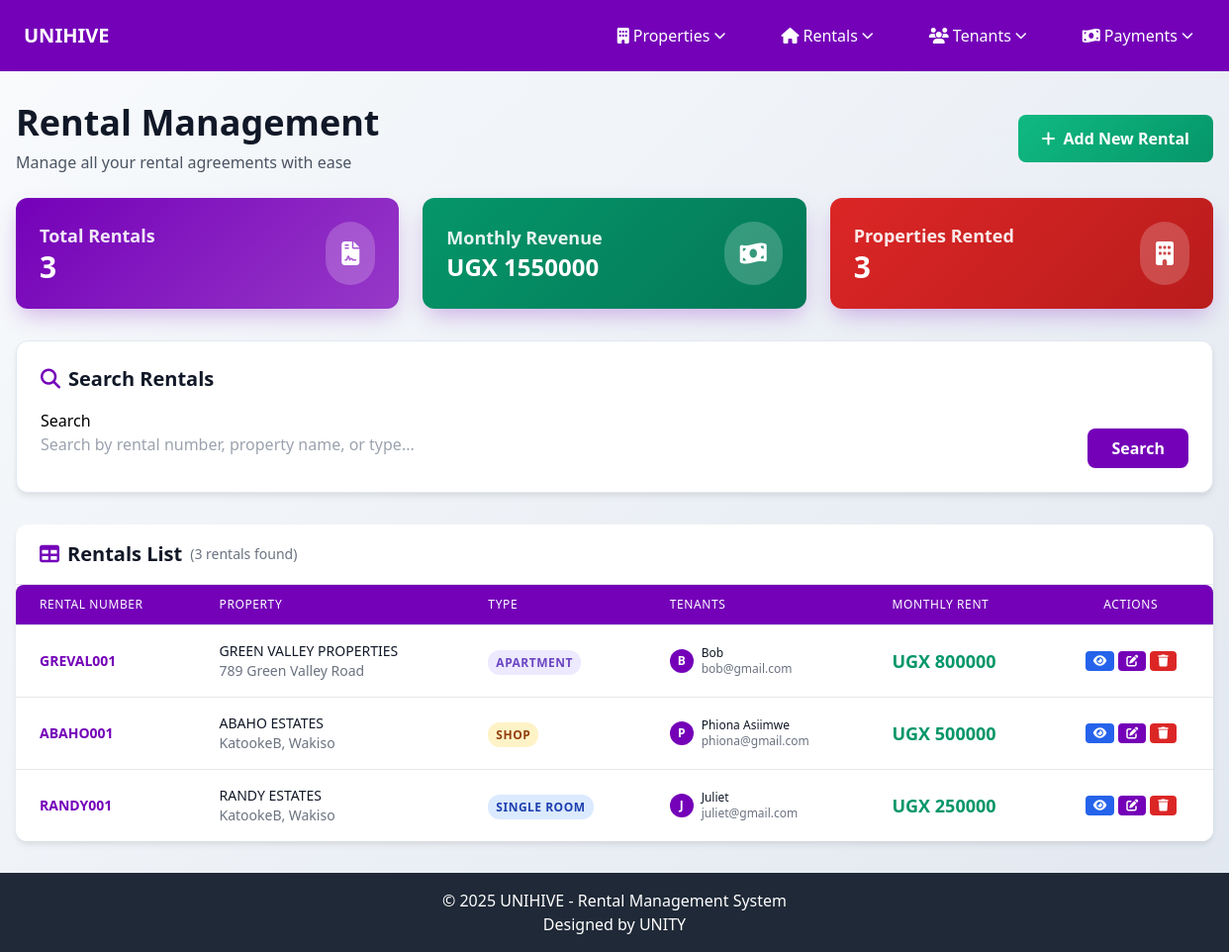
The app's page /rentals/, older data.
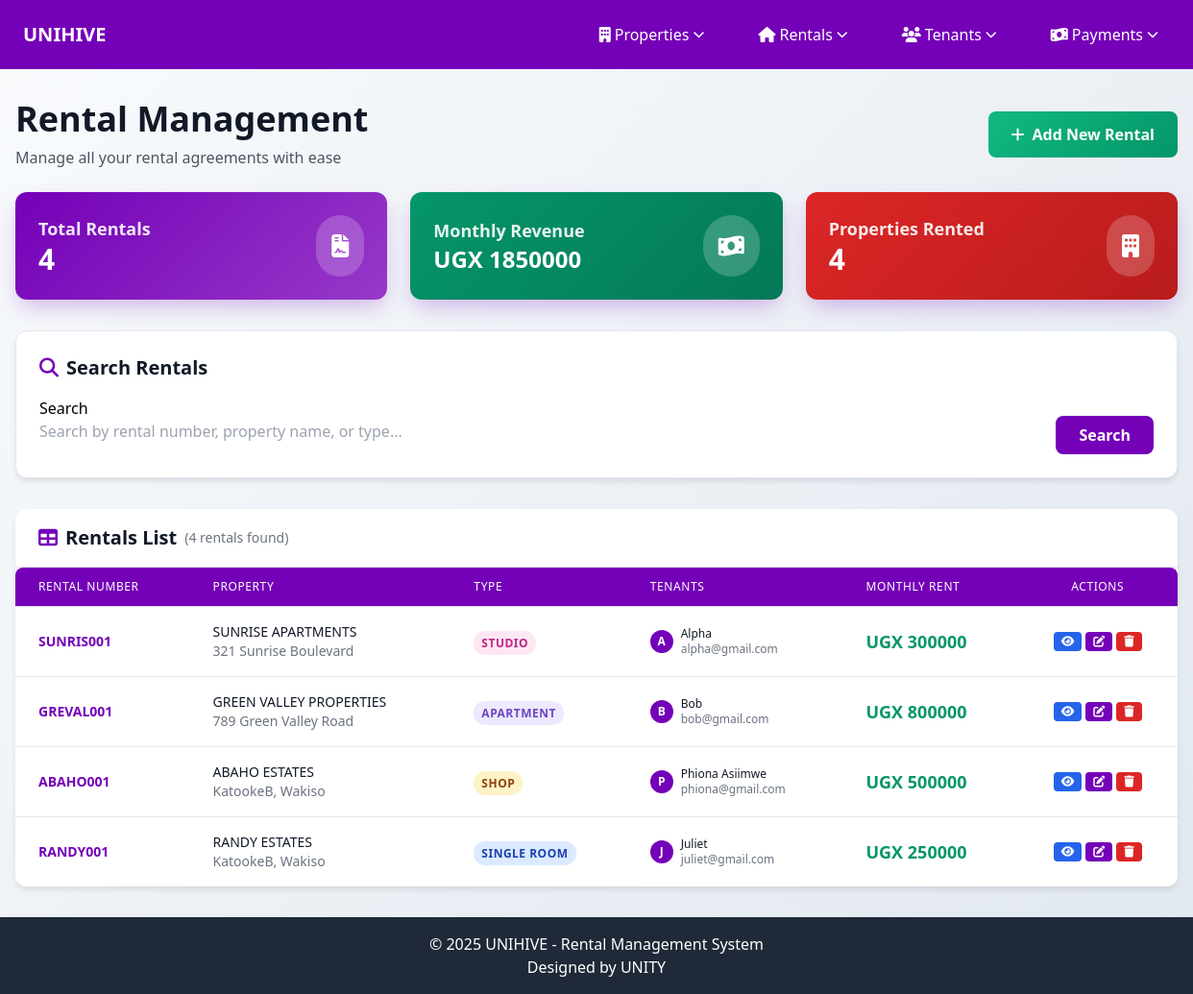
The same page, newer data.
### rentals/models.py (models this page shows, shortened)
class Rental(models.Model):
    rental_number = models.CharField(max_length=20, unique=True, blank=True)
    rental_type = models.CharField(max_length=50, choices=RENTAL_TYPES)
    property = models.ForeignKey('properties.Property', on_delete=models.CASCADE)
    monthly_rent_amount = models.DecimalField(max_digits=10, decimal_places=2)

### properties/models.py (models this page shows, shortened)
class Property(models.Model):
    property_id = models.CharField(max_length=20, unique=True, blank=True)
    property_name = models.CharField(max_length=100)
    address = models.CharField(max_length=255)

### tenants/models.py (models this page shows, shortened)
class Tenant(models.Model):
    name = models.CharField(max_length=30)
    email = models.EmailField(unique=True)
    phone_number = models.CharField(max_length=15)
    nin_number = models.CharField(max_length=20, unique=True)
    emergency_contact_name = models.CharField(max_length=60)
    emergency_contact_phone = models.CharField(max_length=15)
    rental = models.ForeignKey('rentals.Rental', on_delete=models.CASCADE, related_name='rental_tenants')
    tenant_property = models.ForeignKey('properties.Property', on_delete=models.CASCADE)
    move_in_date = models.DateField()
    rent_amount = models.DecimalField(max_digits=10, decimal_places=2)

### rentals/views.py (the view)
# urls.py: path('', views.rental_list, name='rental_list'),
def rental_list(request):
    form = RentalSearchForm(request.GET)
    rentals = Rental.objects.select_related('property').prefetch_related('rental_tenants').all().order_by('-id')
    if form.is_valid():
        search_query = form.cleaned_data.get('search')
        if search_query:
            rentals = rentals.filter(
                models.Q(rental_number__icontains=search_query) |
                models.Q(property__property_name__icontains=search_query) |
                models.Q(rental_type__icontains=search_query)
            )
    total_rentals = rentals.count()
    total_monthly_revenue = rentals.aggregate(total=Sum('monthly_rent_amount'))['total'] or 0
    unique_properties_count = rentals.values('property').distinct().count()
    paginator = Paginator(rentals, 10)  # Show 10 rentals per page
    page_number = request.GET.get('page')
    rentals_page = paginator.get_page(page_number)
    context = {
        'rentals': rentals_page,
        'search_form': form,
        'total_rentals': total_rentals,
        'total_monthly_revenue': total_monthly_revenue,
        'unique_properties_count': unique_properties_count,
    }
    return render(request, 'rentalslist.html', context)

### rentals/forms.py
class RentalSearchForm(forms.Form):
    search = forms.CharField(
        max_length=100,
        required=False,
        widget=forms.TextInput(attrs={
            'placeholder': 'Search by rental number, property name, or type...',
            'class': 'w-full px-4 py-2 border border-gray-300 rounded-lg focus:ring-2 focus:ring-Unity-Purple5 focus:border-Unity-Purple5'
        })
    )
    def __init__(self, *args, **kwargs):
        super().__init__(*args, **kwargs)
        self.helper = FormHelper()
        self.helper.form_method = 'get'
        self.helper.form_class = 'flex items-end space-x-2'
        self.helper.layout = Layout(
            Div(
                Field('search', css_class='w-full'),
                css_class='flex-1'
            ),
            Submit('submit', 'Search', css_class='bg-Unity-Purple hover:bg-Unity-purple2 text-white font-bold py-2 px-6 rounded-lg transition duration-200')
        )

### rentals/templates/rentalslist.html (shortened to what the changed rows need)
{% extends 'base.html' %}
{% load django_tables2 %}
{% load crispy_forms_tags %}
{% block content %}
<div class="rental-container py-8 px-4">
    <div class="max-w-7xl mx-auto">
        <div class="fade-in mb-8">
            <div class="flex flex-col lg:flex-row justify-between items-start lg:items-center gap-4 mb-6">
                <div>
                    <h1 class="text-4xl font-bold text-gray-900 mb-2">Rental Management</h1>
                </div>
            </div>
            <div class="grid grid-cols-1 md:grid-cols-3 gap-6 mb-8">
                <div class="stats-card p-6 text-white">
                    <div class="flex items-center justify-between">
                        <div>
                            <h3 class="text-lg font-semibold opacity-90">Total Rentals</h3>
                            <p class="text-3xl font-bold">{{ total_rentals }}</p>
                        </div>
                    </div>
                </div>
                <div class="stats-card p-6 text-white" style="background: linear-gradient(135deg, #059669 0%, #047857 100%);">
                    <div class="flex items-center justify-between">
                        <div>
                            <h3 class="text-lg font-semibold opacity-90">Monthly Revenue</h3>
                            <p class="text-2xl font-bold">UGX {{ total_monthly_revenue|floatformat:0|default:"0" }}</p>
                        </div>
                    </div>
                </div>
                <div class="stats-card p-6 text-white" style="background: linear-gradient(135deg, #dc2626 0%, #b91c1c 100%);">
                    <div class="flex items-center justify-between">
                        <div>
                            <h3 class="text-lg font-semibold opacity-90">Properties Rented</h3>
                            <p class="text-3xl font-bold">{{ unique_properties_count }}</p>
                        </div>
                    </div>
                </div>
            </div>
        </div>
        <div class="table-container fade-in">
            <div class="px-6 py-4 border-b border-gray-200">
                <h3 class="text-xl font-semibold text-gray-900 flex items-center">
                    <i class="fas fa-table mr-2 text-Unity-Purple"></i>
                    Rentals List
                    {% if rentals %}
                        <span class="ml-2 text-sm font-normal text-gray-500">
                            ({{ total_rentals }} rentals found)
                        </span>
                    {% endif %}
                </h3>
            </div>
            {% if rentals %}
                <div class="overflow-x-auto">
                    <table class="min-w-full divide-y divide-gray-200 bg-white shadow-lg rounded-lg overflow-hidden">
                        <thead class="bg-Unity-Purple">
                            <tr>
                                <th class="px-6 py-3 text-left text-xs font-medium text-white uppercase tracking-wider">Rental Number</th>
                                <th class="px-6 py-3 text-left text-xs font-medium text-white uppercase tracking-wider">Property</th>
                                <th class="px-6 py-3 text-left text-xs font-medium text-white uppercase tracking-wider">Type</th>
                                <th class="px-6 py-3 text-left text-xs font-medium text-white uppercase tracking-wider">Tenants</th>
                                <th class="px-6 py-3 text-left text-xs font-medium text-white uppercase tracking-wider">Monthly Rent</th>
                                <th class="px-6 py-3 text-center text-xs font-medium text-white uppercase tracking-wider">Actions</th>
                            </tr>
                        </thead>
                        <tbody class="bg-white divide-y divide-gray-200">
                            {% for rental in rentals %}
                            <tr class="hover:bg-gray-50 transition-colors duration-200">
                                <td class="px-6 py-4 whitespace-nowrap text-sm font-bold text-Unity-Purple">
                                    {{ rental.rental_number }}
                                </td>
                                <td class="px-6 py-4 whitespace-nowrap">
                                    <div class="text-sm font-medium text-gray-900">{{ rental.property.property_name }}</div>
                                    <div class="text-sm text-gray-500 max-w-xs truncate" title="{{ rental.property.address }}">
                                        {{ rental.property.address }}
                                    </div>
                                </td>
                                <td class="px-6 py-4 whitespace-nowrap">
                                    {% if rental.rental_type == 'SINGLE_ROOM' %}
                                        <span class="rental-badge badge-single-room">Single Room</span>
                                    {% elif rental.rental_type == 'DOUBLE_ROOM' %}
                                        <span class="rental-badge badge-double-room">Double Room</span>
                                    {% elif rental.rental_type == 'SHOP' %}
                                        <span class="rental-badge badge-shop">Shop</span>
                                    {% elif rental.rental_type == 'APARTMENT' %}
                                        <span class="rental-badge badge-apartment">Apartment</span>
                                    {% elif rental.rental_type == 'HOUSE' %}
                                        <span class="rental-badge badge-house">House</span>
                                    {% elif rental.rental_type == 'STUDIO' %}
                                        <span class="rental-badge badge-studio">Studio</span>
                                    {% else %}
                                        <span class="rental-badge" style="background-color: #f3f4f6; color: #374151;">{{ rental.get_rental_type_display }}</span>
                                    {% endif %}
                                </td>
                                <td class="px-6 py-4 whitespace-nowrap">
                                    {% with rental.rental_tenants.all as tenants %}
                                        {% if tenants %}
                                            <div class="space-y-1">
                                                {% for tenant in tenants %}
                                                    <div class="flex items-center">
                                                        <div class="flex-shrink-0 h-6 w-6">
                                                            <div class="h-6 w-6 rounded-full bg-Unity-Purple flex items-center justify-center">
                                                                <span class="text-white font-semibold text-xs">{{ tenant.name|first|upper }}</span>
                                                            </div>
                                                        </div>
                                                        <div class="ml-2">
                                                            <div class="text-xs font-medium text-gray-900">{{ tenant.name }}</div>
                                                            <div class="text-xs text-gray-500">{{ tenant.email }}</div>
                                                        </div>
                                                    </div>
                                                {% endfor %}
                                            </div>
                                        {% else %}
                                            <div class="text-sm text-gray-400 italic">
                                                <i class="fas fa-user-slash mr-1"></i>
                                                No tenants assigned
                                            </div>
                                        {% endif %}
                                    {% endwith %}
                                </td>
                                <td class="px-6 py-4 whitespace-nowrap">
                                    <div class="currency-amount text-lg">
                                        UGX {{ rental.monthly_rent_amount|floatformat:0 }}
                                    </div>
                                </td>
                                <td class="px-6 py-4 whitespace-nowrap text-center">
                                    <div class="flex space-x-1 justify-center">
                                        <button type="button"
                                                class="inline-flex items-center px-2 py-1 text-xs font-medium rounded text-white bg-blue-600 hover:bg-blue-700 transition-all duration-200 transform hover:scale-105"
                                                onclick="openViewModal('{{ rental.pk }}', '{{ rental.rental_number|escapejs }}', '{{ rental.property.property_name|escapejs }}', '{{ rental.get_rental_type_display|escapejs }}', '{{ rental.monthly_rent_amount|floatformat:0 }}', '{{ rental.property.address|escapejs }}')"
                                                title="View Rental">
                                            <i class="fas fa-eye"></i>
                                        </button>
                                        <a href="{% url 'rentals:rental_edit' rental.pk %}"
                                           class="inline-flex items-center px-2 py-1 text-xs font-medium rounded text-white bg-Unity-Purple hover:bg-Unity-purple2 transition-all duration-200 transform hover:scale-105"
                                           title="Edit Rental">
                                            <i class="fas fa-edit"></i>
                                        </a>
                                        <button type="button"
                                                class="inline-flex items-center px-2 py-1 text-xs font-medium rounded text-white bg-red-600 hover:bg-red-700 transition-all duration-200 transform hover:scale-105"
                                                onclick="openDeleteModal('{{ rental.pk }}', '{{ rental.rental_number|escapejs }}')"
                                                title="Delete Rental">
                                            <i class="fas fa-trash"></i>
                                        </button>
                                    </div>
                                </td>
                            </tr>
                            {% endfor %}
                        </tbody>
                    </table>
                </div>
            {% endif %}
        </div>
    </div>
</div>
{% endblock %}

Row changes from the older to the newer data that the page shows:
added Rental: rental_number "SUNRIS001", property.property_name "SUNRISE APARTMENTS", property.address "321 Sunrise Boulevard", rental_type "STUDIO", monthly_rent_amount "300000"
added Tenant: name|first "A", name "Alpha", email "alpha@gmail.com", shown under "SUNRIS001"
Text that changed along with them:
{{ total_rentals }}: "3" → "4"
{{ total_monthly_revenue|floatformat:0|default:"0" }}: "1550000" → "1850000"
{{ unique_properties_count }}: "3" → "4"
